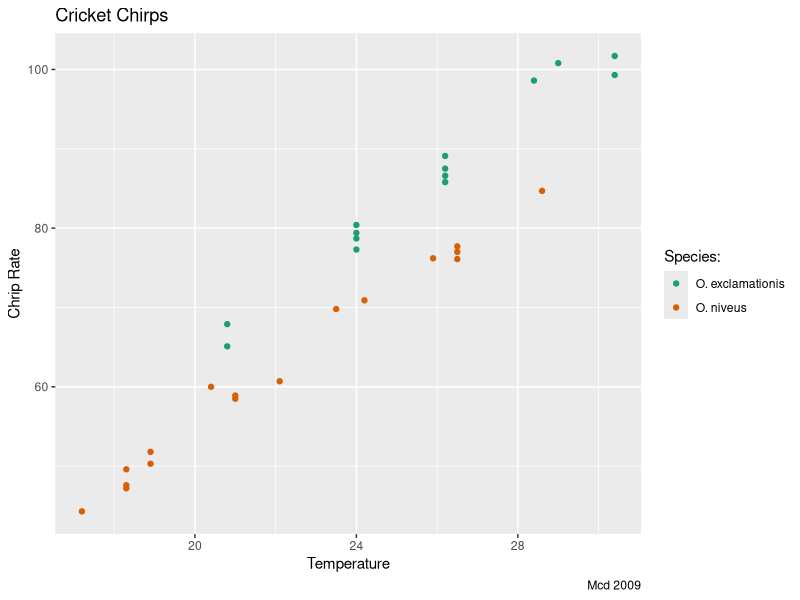
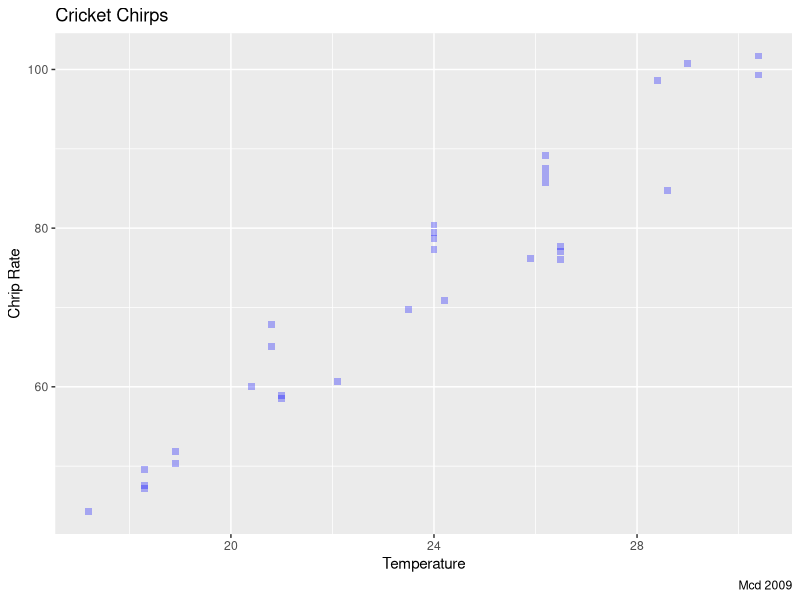
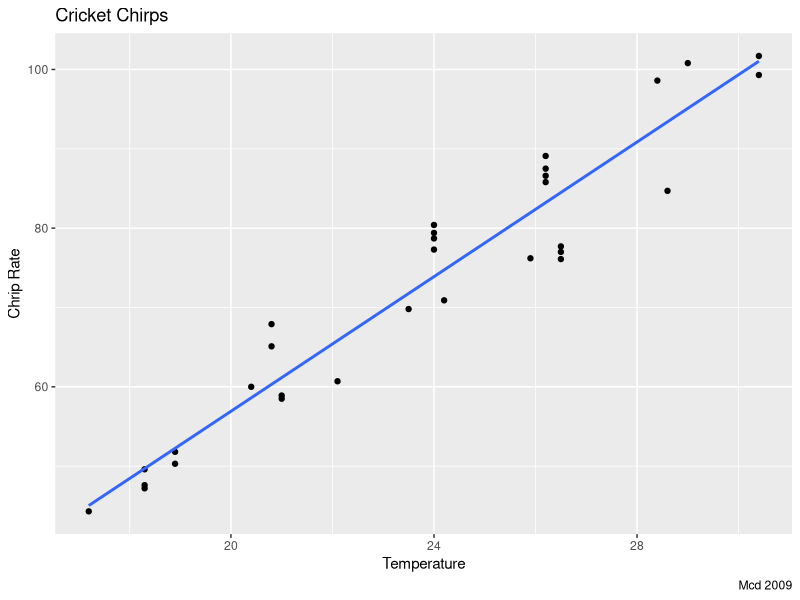
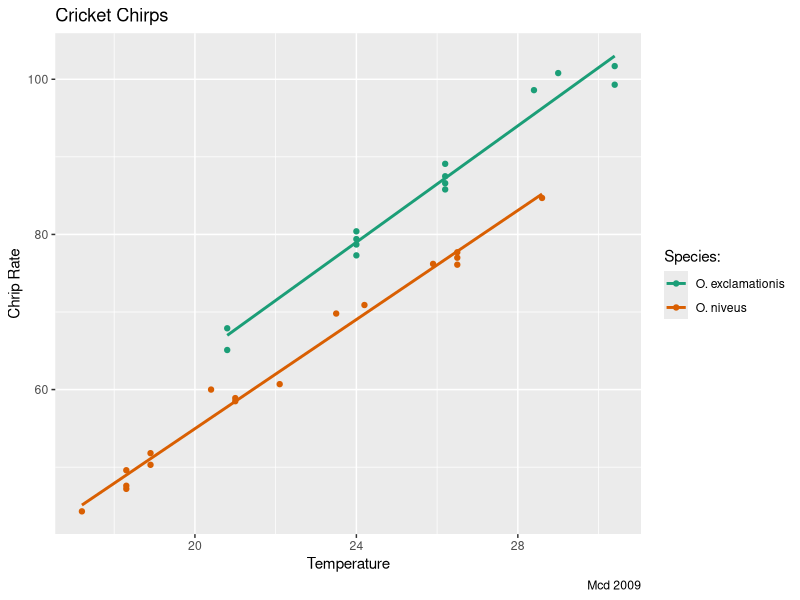

Recreate these plots in R, in order.
install.packages("readr")
install.packages("tidyverse")
library(tidyverse)
library(modeldata)
install.packages("modeldata")
?ggplot
#data(crickets)
#?crickets
#view(crickets)
data(package = "modeldata")
data("crickets", package = "modeldata")
View(crickets)

#the basic: 
#scatterplot
ggplot(crickets, aes(x=temp,
                     y=rate,
                     color=species)) + 
#the type of viz needed
  geom_point() +
  labs(x="Temperature",
       y="Chrip Rate",
       color = "Species:",
       title="Cricket Chirps",
       caption="Mcd 2009")+
  scale_color_brewer(palette = "Dark2")

#Modifying basic properties of the plot
ggplot(crickets, aes(x=temp,
                     y=rate)) +
  geom_point(color="blue",
             size =2,
             alpha=0.3,
             shape="square") +
  labs(x="Temperature",
       y="Chrip Rate",
       title="Cricket Chirps",
       caption="Mcd 2009")

#learn more abt options for ggplot
#with ?ggpoiny
#adding another layer
ggplot(crickets, aes(x=temp,
                     y=rate)) +
  geom_point() +
#regression line best fit line
  geom_smooth(method = "lm",
              se = FALSE)+
  labs(x="Temperature",
       y="Chrip Rate",
       title="Cricket Chirps",
       caption="Mcd 2009")
ggplot(crickets, aes(x=temp,
                     y=rate,
                     color=species)) + 
  #the type of viz needed
  geom_point() +
  geom_smooth(method = "lm",
              se=FALSE)+
  labs(x="Temperature",
       y="Chrip Rate",
       color = "Species:",
       title="Cricket Chirps",
       caption="Mcd 2009")+
  scale_color_brewer(palette = "Dark2")
